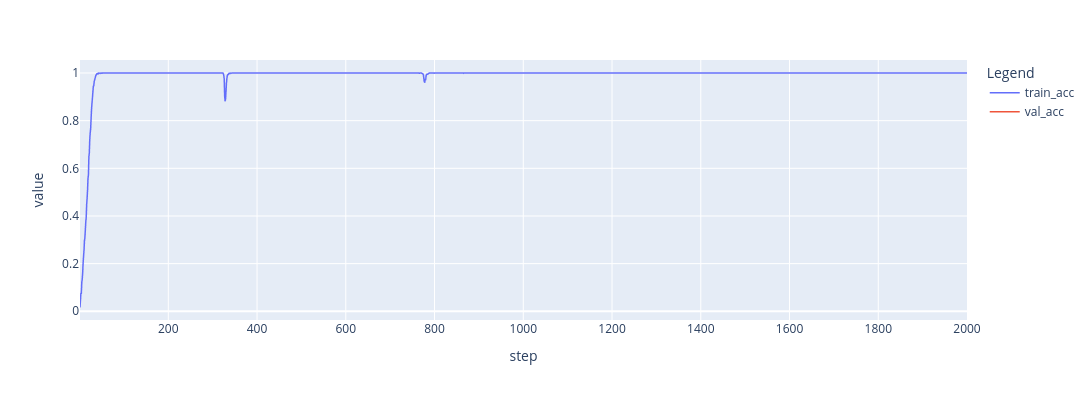

Notebook code cell kept with this figure:
### Code cell
import plotly.express as px
import polars as pl


x_col = df.columns[0]
y_cols = df.columns[1:]

# 2. データを「縦長」の形式に変換 (unpivotを使用)
df_unpivoted = df.unpivot(
    index=[x_col],        # 変更: id_vars -> index
    on=y_cols,            # 変更: value_vars -> on
    variable_name='series_name', 
    value_name='value'
)

# 3. グラフを一行で描画 
fig = px.line(
    df_unpivoted, # 更新した変数名を使用
    x=x_col,
    y='value',
    color='series_name'
)

# 4. グラフのスタイルを調整 
fig.update_traces(line=dict(width=1.5))
fig.update_layout(
    width=1200, 
    height=400,
    legend_title_text='Legend'
)

# 5. グラフを表示
fig.show()

### Figure 1 — Plotly figure (JSON) as saved in the notebook; plotly's stock layout.template omitted (floating-point values rounded to 4 significant figures; data arrays with more than 128 entries replaced by an {"elided": "..."} marker saying what was removed)
{"data": [{"hovertemplate": "series_name=train_acc<br>step=%{x}<br>value=%{y}<extra></extra>", "legendgroup": "train_acc", "line": {"color": "#636efa", "dash": "solid", "width": 1.5}, "marker": {"symbol": "circle"}, "mode": "lines", "name": "train_acc", "showlegend": true, "type": "scattergl", "x": {"elided": "2000 int values"}, "xaxis": "x", "y": {"elided": "2000 float values"}, "yaxis": "y"}, {"hovertemplate": "series_name=val_acc<br>step=%{x}<br>value=%{y}<extra></extra>", "legendgroup": "val_acc", "line": {"color": "#EF553B", "dash": "solid", "width": 1.5}, "marker": {"symbol": "circle"}, "mode": "lines", "name": "val_acc", "showlegend": true, "type": "scattergl", "x": {"elided": "2000 int values"}, "xaxis": "x", "y": {"elided": "2000 float values"}, "yaxis": "y"}], "layout": {"height": 400, "legend": {"title": {"text": "Legend"}, "tracegroupgap": 0}, "margin": {"t": 60}, "width": 1200, "xaxis": {"anchor": "y", "domain": [0, 1], "title": {"text": "step"}}, "yaxis": {"anchor": "x", "domain": [0, 1], "title": {"text": "value"}}}}
